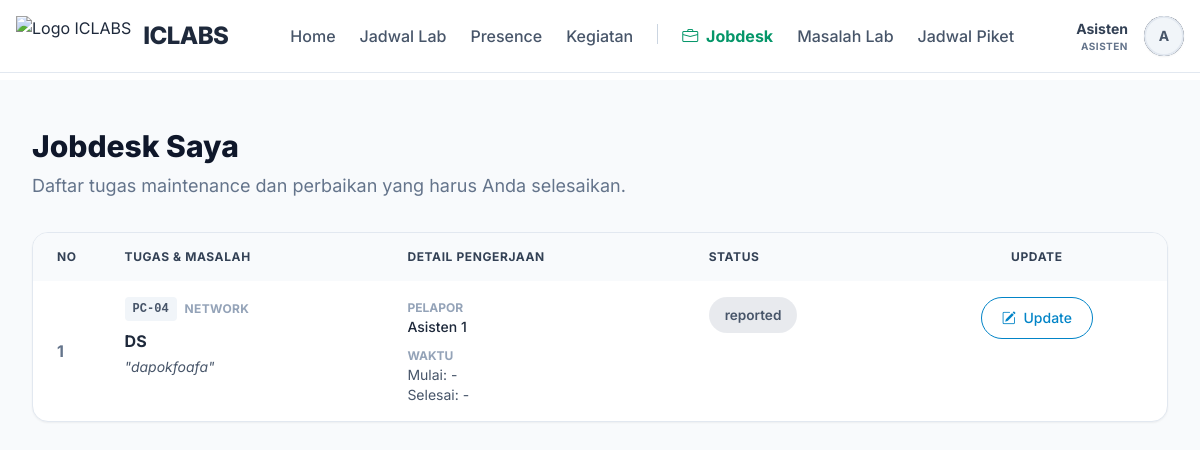
/public/asisten/jobdesk (signed in), run on the app's committed database.
### tables this page shows
CREATE TABLE `lab_problems` (
  `id` int(11) NOT NULL AUTO_INCREMENT,
  `laboratory_id` int(11) NOT NULL,
  `pc_number` varchar(50) DEFAULT NULL,
  `problem_type` enum('hardware','software','network','other') NOT NULL,
  `description` text NOT NULL,
  `status` enum('reported','in_progress','resolved') DEFAULT 'reported',
  `reported_by` int(11) NOT NULL,
  `assigned_to` int(11) DEFAULT NULL,
  `reported_at` timestamp NOT NULL DEFAULT current_timestamp(),
  `started_at` datetime DEFAULT NULL,
  `completed_at` datetime DEFAULT NULL,
  PRIMARY KEY (`id`),
  KEY `reported_by` (`reported_by`),
  KEY `idx_lab_problems_status` (`status`),
  KEY `idx_lab_problems_lab` (`laboratory_id`),
  KEY `fk_lab_problems_assigned` (`assigned_to`),
  CONSTRAINT `fk_lab_problems_assigned` FOREIGN KEY (`assigned_to`) REFERENCES `users` (`id`) ON DELETE SET NULL,
  CONSTRAINT `lab_problems_ibfk_1` FOREIGN KEY (`laboratory_id`) REFERENCES `laboratories` (`id`) ON DELETE CASCADE,
  CONSTRAINT `lab_problems_ibfk_2` FOREIGN KEY (`reported_by`) REFERENCES `users` (`id`) ON DELETE CASCADE
);

CREATE TABLE `laboratories` (
  `id` int(11) NOT NULL AUTO_INCREMENT,
  `lab_name` varchar(100) NOT NULL,
  `image` varchar(255) DEFAULT NULL,
  `description` text DEFAULT NULL,
  `pc_count` int(11) DEFAULT 0,
  `tv_count` int(11) DEFAULT 0,
  `capacity` int(11) DEFAULT 0,
  `status` enum('active','maintenance','inactive') DEFAULT 'active',
  `location` varchar(100) DEFAULT NULL,
  `building` varchar(50) DEFAULT NULL,
  `floor` varchar(10) DEFAULT NULL,
  `room_number` varchar(20) DEFAULT NULL,
  PRIMARY KEY (`id`)
);

CREATE TABLE `users` (
  `id` int(11) NOT NULL AUTO_INCREMENT,
  `name` varchar(100) NOT NULL,
  `email` varchar(100) NOT NULL,
  `phone` varchar(20) DEFAULT NULL,
  `password` varchar(255) NOT NULL,
  `role_id` int(11) NOT NULL,
  `status` enum('active','inactive') DEFAULT 'active',
  `created_at` timestamp NOT NULL DEFAULT current_timestamp(),
  PRIMARY KEY (`id`),
  UNIQUE KEY `email` (`email`),
  KEY `idx_users_email` (`email`),
  KEY `idx_users_role` (`role_id`),
  CONSTRAINT `users_ibfk_1` FOREIGN KEY (`role_id`) REFERENCES `roles` (`id`)
);

### app/controllers/AsistenController.php (called while the page is built, shortened)
<?php
class AsistenController extends Controller
{
    public function jobdesk()
    {
        $problemModel = $this->model('LabProblemModel');
        $userId = getUserId();
        $data = [
            'myTasks' => $problemModel->getTasksByAssignee($userId)
        ];
        $this->view('asisten/jobdesk/index', $data);
    }
}

### app/core/Router.php (called while the page is built, shortened)
<?php
class Router {
    private $routes = [];
    private $params = [];
    private function addRoute($method, $uri, $controller) {
        $this->routes[] = [
            'method' => $method,
            'uri' => $uri,
            'controller' => $controller
        ];
    }
    public function dispatch() {
        $requestMethod = $_SERVER['REQUEST_METHOD'];
        $requestUri = $this->getRequestUri();
        foreach ($this->routes as $route) {
            if ($route['method'] !== $requestMethod) {
                continue;
            }
            if ($this->matchRoute($route['uri'], $requestUri)) {
                return $this->callController($route['controller']);
            }
        }
    }
    private function getRequestUri() {
        $uri = $_GET['url'] ?? '/';
        $uri = '/' . trim($uri, '/');
        return $uri;
    }
    private function matchRoute($pattern, $uri) {
        $pattern = preg_replace('/\/:([^\/]+)/', '/(?P<$1>[^/]+)', $pattern);
        $pattern = '#^' . $pattern . '$#';
        if (preg_match($pattern, $uri, $matches)) {
            $this->params = array_filter($matches, 'is_string', ARRAY_FILTER_USE_KEY);
            return true;
        }
        return false;
    }
    private function callController($controllerString) {
        list($controllerName, $method) = explode('@', $controllerString);
        $controller = new $controllerName();
        call_user_func_array([$controller, $method], $this->params);
    }
}

### public/index.php (called while the page is built, shortened)
<?php
require_once APP_PATH . '/core/Router.php';
require_once APP_PATH . '/core/Controller.php';
require_once APP_PATH . '/core/Model.php';
require_once APP_PATH . '/config/database.php';
require_once APP_PATH . '/helpers/functions.php';
$router = new Router();
$router->dispatch();

### app/core/Model.php (called while the page is built, shortened)
<?php
class Model {
    protected $db;
    public function __construct() {
        $this->db = getDBConnection();
    }
    public function query($sql, $params = []) {
        $stmt = $this->db->prepare($sql);
        $stmt->execute($params);
        return $stmt->fetchAll();
    }
}

### app/config/database.php (called while the page is built, shortened)
<?php
function getDBConnection()
{
    static $pdo = null;
    if ($pdo === null) {
        try {
            $dsn = "mysql:host=" . DB_HOST . ";port=" . DB_PORT . ";dbname=" . DB_NAME . ";charset=" . DB_CHARSET;
            $options = [
                PDO::ATTR_ERRMODE            => PDO::ERRMODE_EXCEPTION,
                PDO::ATTR_DEFAULT_FETCH_MODE => PDO::FETCH_ASSOC,
                PDO::ATTR_EMULATE_PREPARES   => false,
            ];
            $pdo = new PDO($dsn, DB_USER, DB_PASS, $options);
        } catch (PDOException $e) {
            die("Database connection failed: " . $e->getMessage());
        }
    }
    return $pdo;
}

### app/models/LabProblemModel.php (called while the page is built, shortened)
<?php
class LabProblemModel extends Model
{
    public function getTasksByAssignee($userId)
    {
        $sql = "SELECT p.*,
                       l.lab_name,
                       u.name as reporter_name,
                       assigned.name as assigned_to_name
                FROM lab_problems p
                JOIN laboratories l ON p.laboratory_id = l.id
                JOIN users u ON p.reported_by = u.id
                LEFT JOIN users assigned ON p.assigned_to = assigned.id
                WHERE p.assigned_to = ?
                ORDER BY p.status ASC, p.reported_at DESC";
        return $this->query($sql, [$userId]);
    }
}

### app/views/asisten/jobdesk/index.php (the view, shortened to what this page needs)
<?php include APP_PATH . '/views/layouts/header.php'; ?>
<?php include APP_PATH . '/views/layouts/navbar.php'; ?>
<div class="bg-slate-50 min-h-screen py-12">
    <div class="max-w-7xl mx-auto px-4 sm:px-6 lg:px-8">
        <div class="mb-8">
            <h1 class="text-3xl font-extrabold text-slate-900">Jobdesk Saya</h1>
            <p class="text-slate-500 mt-2 text-lg">Daftar tugas maintenance dan perbaikan yang harus Anda selesaikan.</p>
        </div>
        <div class="bg-white rounded-2xl shadow-sm border border-slate-200 overflow-hidden">
            <div class="overflow-x-auto">
                <table class="w-full text-left text-slate-500">
                    <thead class="bg-slate-50 text-slate-700 uppercase text-xs font-bold tracking-wider">
                        <tr>
                            <th class="px-6 py-4 w-10">No</th>
                            <th class="px-6 py-4">Tugas & Masalah</th>
                            <th class="px-6 py-4">Detail Pengerjaan</th>
                            <th class="px-6 py-4">Status</th>
                            <th class="px-6 py-4 text-center">Update</th>
                        </tr>
                    </thead>
                    <tbody class="divide-y divide-slate-100">
                        <?php if (!empty($myTasks)): ?>
                            <?php foreach ($myTasks as $index => $task): ?>
                                <tr class="hover:bg-slate-50 transition-colors">
                                    <td class="px-6 py-4 font-bold"><?= $index + 1 ?></td>
                                    <td class="px-6 py-4 align-top">
                                        <div class="flex items-center gap-2 mb-2">
                                            <span class="bg-slate-100 text-slate-600 px-2 py-1 rounded text-xs font-bold font-mono">
                                                PC-<?= e($task['pc_number']) ?>
                                            </span>
                                            <span class="text-xs font-bold uppercase tracking-wide text-slate-400">
                                                <?= e($task['problem_type']) ?>
                                            </span>
                                        </div>
                                        <div class="font-bold text-slate-800 text-base"><?= e($task['lab_name']) ?></div>
                                        <p class="text-slate-600 text-sm mt-1 italic">"<?= e($task['description']) ?>"</p>
                                    </td>
                                    <td class="px-6 py-4 align-top text-sm">
                                        <div class="mb-2">
                                            <span class="text-slate-400 text-xs uppercase font-bold">Pelapor</span><br>
                                            <span class="text-slate-800 font-medium"><?= e($task['reporter_name']) ?></span>
                                        </div>
                                        <div>
                                            <span class="text-slate-400 text-xs uppercase font-bold">Waktu</span><br>
                                            <span class="text-slate-600">
                                                Mulai: <?= !empty($task['started_at']) ? formatDate($task['started_at']) : '-' ?><br>
                                                Selesai: <?= !empty($task['completed_at']) ? formatDate($task['completed_at']) : '-' ?>
                                            </span>
                                        </div>
                                    </td>
                                    <td class="px-6 py-4 align-top">
                                        <?= getStatusBadge($task['status']) ?>
                                    </td>
                                    <td class="px-6 py-4 align-top text-center">
                                        <a href="<?= url('/asisten/jobdesk/' . $task['id'] . '/edit') ?>" class="inline-block text-sky-600 hover:text-white border border-sky-600 hover:bg-sky-600 focus:ring-4 focus:outline-none focus:ring-sky-300 font-medium rounded-full text-sm px-5 py-2.5 text-center transition-all">
                                            <i class="bi bi-pencil-square mr-1"></i> Update
                                        </a>
                                    </td>
                                </tr>
                            <?php endforeach; ?>
                        <?php endif; ?>
                    </tbody>
                </table>
            </div>
        </div>
    </div>
</div>

### app/helpers/functions.php (shortened to what this page needs)
<?php
function getUserId() {
    return $_SESSION['user_id'] ?? null;
}
function e($string) {
    return htmlspecialchars($string, ENT_QUOTES, 'UTF-8');
}
function getStatusBadge($status) {
    $badges = [
        'active' => '<span style="padding: 0.5rem 1rem; border-radius: 9999px; font-size: 0.85rem; font-weight: 600; background: rgba(16, 185, 129, 0.15); color: #059669; display: inline-block;">✓ Active</span>',
        'inactive' => '<span style="padding: 0.5rem 1rem; border-radius: 9999px; font-size: 0.85rem; font-weight: 600; background: rgba(239, 68, 68, 0.15); color: #dc2626; display: inline-block;">✕ Inactive</span>',
        'pending' => '<span style="padding: 0.5rem 1rem; border-radius: 9999px; font-size: 0.85rem; font-weight: 600; background: rgba(245, 158, 11, 0.15); color: #d97706; display: inline-block;">⏳ Pending</span>',
        'completed' => '<span style="padding: 0.5rem 1rem; border-radius: 9999px; font-size: 0.85rem; font-weight: 600; background: rgba(16, 185, 129, 0.15); color: #059669; display: inline-block;">✓ Completed</span>',
        'in_progress' => '<span style="padding: 0.5rem 1rem; border-radius: 9999px; font-size: 0.85rem; font-weight: 600; background: rgba(59, 130, 246, 0.15); color: #2563eb; display: inline-block;">⚙️ In Progress</span>',
        'reported' => '<span style="padding: 0.5rem 1rem; border-radius: 9999px; font-size: 0.85rem; font-weight: 600; background: rgba(245, 158, 11, 0.15); color: #d97706; display: inline-block;">📋 Reported</span>',
        'resolved' => '<span style="padding: 0.5rem 1rem; border-radius: 9999px; font-size: 0.85rem; font-weight: 600; background: rgba(16, 185, 129, 0.15); color: #059669; display: inline-block;">✅ Resolved</span>',
    ];
    return $badges[$status] ?? '<span style="padding: 0.5rem 1rem; border-radius: 9999px; font-size: 0.85rem; font-weight: 600; background: rgba(100, 116, 139, 0.15); color: #475569; display: inline-block;">' . e($status) . '</span>';
}
function url($path = '') {
    return BASE_URL . '/' . ltrim($path, '/');
}

### public/assets/css/style.css (style rules this page uses)
:root { --primary-color: #2563eb; --secondary-color: #475569; --success-color: #10b981; --danger-color: #ef4444; --warning-color: #f59e0b; --light-bg: #f8fafc; --dark-text: #1e293b; --border-color: #e2e8f0; }
* { margin: 0; padding: 0; box-sizing: border-box; }
body { font-family: 'Segoe UI', Tahoma, Geneva, Verdana, sans-serif; background-color: var(--light-bg); color: var(--dark-text); line-height: 1.6; }
.text-center { text-align: center; }

### app/views/layouts/header.php (style rules this page uses)
body { font-family: 'Inter', sans-serif; }

### data on the page
lab_problems: pc_number "04", problem_type "NETWORK", laboratory.lab_name "DS", description "dapokfoafa", assigned_to.name "Asisten 1", status "reported"

### other printed values
explode(' ', $_SESSION['user_name'])[0] "Asisten"
getUserRole() "ASISTEN"
substr($_SESSION['user_name'] ?? 'U', 0, 1) "A"
